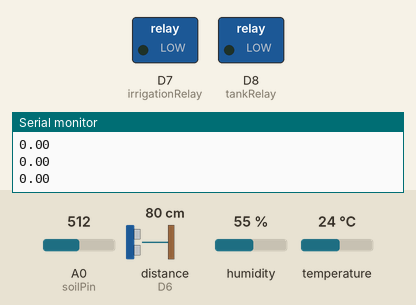
Simulated run of this sketch. Board: ESP8266 (NodeMCU). Parts: switched loads named in the sketch (green lamp = pin HIGH), the last lines printed to the serial monitor. Wiring (inferred from the names in the program): ultrasonic range finder: trigger D5; echo D6. The test bench sets the inputs (shaded band); at power-on: A0 (soilPin) = 512, distance to the obstacle (sensor on D6) 80 cm, humidity 55 %, temperature 24 °C. The echo pulse lasts 58.3 µs per cm; WiFi joins after 1.5 s; servers stay silent unless stated; network time is answered at once with the bench clock; the local clock reads 2024-03-15 10:24:30 at power-on unless the sketch sets it; the Firebase database answers and starts empty; pins used as bus, display or sensor lines are not drawn.

Above: at 2.7 s.
2.8 s: A0 (soilPin) set to 545
4.8 s: A0 (soilPin) set to 575
At 6.8 s:
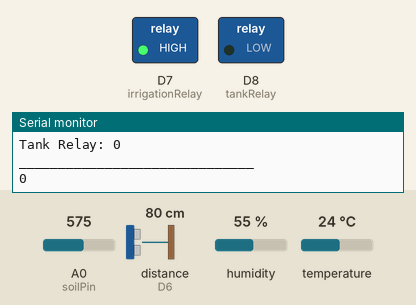
7.1 s: A0 (soilPin) set to 306
At 8.8 s:
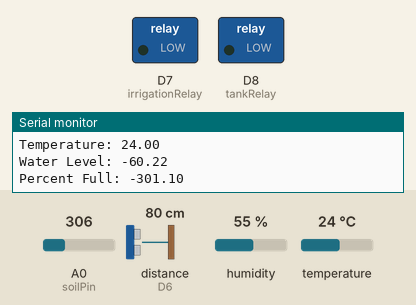
9.7 s: A0 (soilPin) set to 716
At 11.9 s:
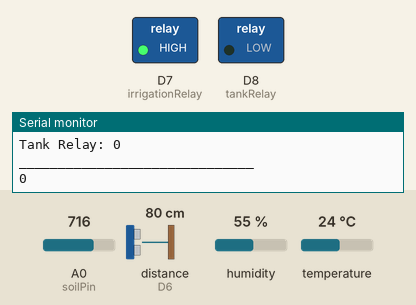
Timing chart, 0 to 13.2 s (numbered marks = the images above; inputs shaded):
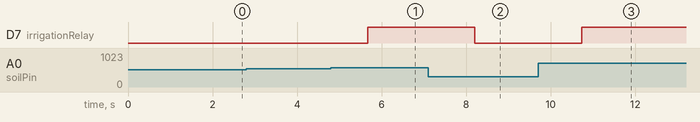

Measured:
- the behaviour switches between 558 and 559 on A0 (soilPin) (found by bisection; images 0 and 1)
- after the input at 4.8 s, D7 (irrigationRelay): LOW → HIGH after 0.87 s
- after the input at 7.1 s, D7 (irrigationRelay): HIGH → LOW after 1.1 s
- after the input at 9.7 s, D7 (irrigationRelay): LOW → HIGH after 1.0 s

The sketch:

dht_firebase.ino
```cpp
#include <DHT.h>
#include <NTPClient.h>
#include <WiFiUdp.h>
#include <Arduino.h>
#if defined(ESP32)
#include <WiFi.h>
#elif defined(ESP8266)
#include <ESP8266WiFi.h>
#endif
#include <Firebase_ESP_Client.h>

#define DHTPIN 4  //D2
#define DHTTYPE DHT11
#define trigPin D5  //D5 14
#define echoPin D6  //D6 12
#define soilPin A0
#define tankRelay 15        //D8
#define irrigationRelay 13  //D7

float duration, distance;
float moisture;
float tankDepth = 20.0;  //In centimetres
float waterLevel;

float upperMoisture = 70.0;
float lowerMoisture = 50.0;
float upperWaterLevel = 60.0;
float lowerWaterLevel = 20.0;

DHT dht(DHTPIN, DHTTYPE);

//Provide the token generation process info.
#include "addons/TokenHelper.h"
//Provide the RTDB payload printing info and other helper functions.
#include "addons/RTDBHelper.h"

// Insert your network credentials
#define WIFI_SSID "CHELIZ"
#define WIFI_PASSWORD "Seiko555"

// Insert Firebase project API Key
#define API_KEY "AIzaSyBtyicIbpKhu_iU6jB-wnNuhvwYc42oBoA"

// Insert RTDB URLefine the RTDB URL */
#define DATABASE_URL "https://dht11-2f7c5-default-rtdb.firebaseio.com/"

//Define Firebase Data object
FirebaseData fbdo;

FirebaseAuth auth;
FirebaseConfig config;

//unsigned long sendDataPrevMillis = 0;
//int count = 0;
bool signupOK = false;

WiFiUDP ntpUDP;

// You can specify the time server pool and the offset (in seconds, can be
// changed later with setTimeOffset() ). Additionally you can specify the
// update interval (in milliseconds, can be changed using setUpdateInterval() ).
NTPClient timeClient(ntpUDP, "europe.pool.ntp.org", 10800, 60000);

void setup() {
  pinMode(DHTPIN, INPUT);
  dht.begin();
  Serial.begin(9600);
  pinMode(trigPin, OUTPUT);          // Sets the trigPin as an Output
  pinMode(echoPin, INPUT);           // Sets the echoPin as an Input
  pinMode(irrigationRelay, OUTPUT);  //Sets the relay as an Output
  pinMode(tankRelay, OUTPUT);        //Sets the relay as an Output
  pinMode(soilPin, INPUT);           //Sets the soilPin as an Input
  WiFi.begin(WIFI_SSID, WIFI_PASSWORD);
  Serial.print("Connecting to Wi-Fi");
  while (WiFi.status() != WL_CONNECTED) {
    Serial.print(".");
    delay(300);
  }

  timeClient.begin();

  Serial.println();
  Serial.print("Connected with IP: ");
  Serial.println(WiFi.localIP());
  Serial.println();

  /* Assign the api key (required) */
  config.api_key = API_KEY;

  /* Assign the RTDB URL (required) */
  config.database_url = DATABASE_URL;

  /* Sign up */
  if (Firebase.signUp(&config, &auth, "", "")) {
    Serial.println("ok");
    signupOK = true;
  } else {
    Serial.printf("%s\n", config.signer.signupError.message.c_str());
  }

  /* Assign the callback function for the long running token generation task */
  config.token_status_callback = tokenStatusCallback;  //see addons/TokenHelper.h

  Firebase.begin(&config, &auth);
  Firebase.reconnectWiFi(true);
}

void loop() {
  if (Firebase.ready() && signupOK) {
    if (Firebase.RTDB.get(&fbdo, "/upperMoisture")) {

      if (fbdo.dataTypeEnum() == firebase_rtdb_data_type_integer) {
        upperMoisture = fbdo.to<int>();
        Serial.println(fbdo.to<int>());
      }

    } else {
      Serial.println(fbdo.errorReason());
    }

    if (Firebase.RTDB.get(&fbdo, "/lowerMoisture")) {

      if (fbdo.dataTypeEnum() == firebase_rtdb_data_type_integer) {
        lowerMoisture = fbdo.to<int>();
        Serial.println(fbdo.to<int>());
      }

    } else {
      Serial.println(fbdo.errorReason());
    }

    if (Firebase.RTDB.get(&fbdo, "/upperWaterLevel")) {

      if (fbdo.dataTypeEnum() == firebase_rtdb_data_type_integer) {
        upperWaterLevel = fbdo.to<int>();
        Serial.println(fbdo.to<int>());
      }

    } else {
      Serial.println(fbdo.errorReason());
    }

    if (Firebase.RTDB.get(&fbdo, "/lowerWaterLevel")) {

      if (fbdo.dataTypeEnum() == firebase_rtdb_data_type_integer) {
        lowerWaterLevel = fbdo.to<int>();
        Serial.println(fbdo.to<int>());
      }

    } else {
      Serial.println(fbdo.errorReason());
    }

  } else {
    Serial.println("GET failed");
  }
  Serial.println(upperMoisture);
  Serial.println(lowerMoisture);
  Serial.println(upperWaterLevel);
  Serial.println(lowerWaterLevel);
  delay(1000);

  //Get water level
  digitalWrite(trigPin, LOW);
  delayMicroseconds(2);
  digitalWrite(trigPin, HIGH);
  delayMicroseconds(10);
  digitalWrite(trigPin, LOW);

  duration = pulseIn(echoPin, HIGH);
  distance = (duration / 2) * 0.0344;

  waterLevel = tankDepth - distance;
  Serial.println(distance);
  Serial.println(waterLevel);
  if ((waterLevel >= 0.0) & (waterLevel <= tankDepth)) {
    if (waterLevel <= ((lowerWaterLevel / 100.0) * tankDepth)) {
      //ON
      digitalWrite(tankRelay, HIGH);
    } else if (waterLevel > ((lowerWaterLevel / 100.0) * tankDepth)) {
      //check pump state
      if (digitalRead(tankRelay) == 0) {
        //pump = 0
        digitalWrite(tankRelay, LOW);
      } else if (digitalRead(tankRelay) == 1) {
        if (waterLevel <= ((upperWaterLevel / 100.0) * tankDepth)) {
          //pump = on
          digitalWrite(tankRelay, HIGH);
        } else if (waterLevel > ((upperWaterLevel / 100.0) * tankDepth)) {
          //pump = off
          digitalWrite(tankRelay, LOW);
        }
      }
    }
  } else {
    //pump = 0
    digitalWrite(tankRelay, LOW);
  }

  // Get soil moisture
  moisture = analogRead(soilPin);  //Read analog moisture
  Serial.println(moisture);
  moisture = constrain(moisture, 330, 560);    //Keep the ranges!
  moisture = map(moisture, 330, 560, 100, 0);  //Map moisture : 330 will be 100% (wet soil) and 560 will be 0% (dry soil)

  if (moisture <= lowerMoisture) {
    //ON
    digitalWrite(irrigationRelay, HIGH);
  } else if (moisture > lowerMoisture) {
    //check pump state
    if (digitalRead(irrigationRelay) == 0) {
      //pump = 0
      digitalWrite(irrigationRelay, LOW);
    } else if (digitalRead(irrigationRelay) == 1) {
      if (moisture <= upperMoisture) {
        //pump = on
        digitalWrite(irrigationRelay, HIGH);
      } else if (moisture > upperMoisture) {
        //pump = off
        digitalWrite(irrigationRelay, LOW);
      }
    }
  }


  timeClient.update();

  Serial.println(timeClient.getFormattedTime());

  float h = dht.readHumidity();
  //Serial.println(h);

  float t = dht.readTemperature();
  //Serial.println(t);

  if (Firebase.ready() && signupOK) {
    if (Firebase.RTDB.setFloat(&fbdo, "humidity/" + timeClient.getFormattedTime(), h)) {
      //      Serial.println("PASSED");
      Serial.print("Humidity: ");
      Serial.println(h);

    } else {
      Serial.println("FAILED");
      Serial.println("REASON: " + fbdo.errorReason());
    }

    // Write an Float number on the database path test/float
    if (Firebase.RTDB.setFloat(&fbdo, "temperature/" + timeClient.getFormattedTime(), t)) {
      //      Serial.println("PASSED");
      Serial.print("Temperature: ");
      Serial.println(t);
    } else {
      Serial.println("FAILED");
      Serial.println("REASON: " + fbdo.errorReason());
    }

    // Write an Float number on the database path test/float
    float percentFull = (waterLevel / tankDepth) * 100.0;
    if (Firebase.RTDB.setFloat(&fbdo, "percentFull/" + timeClient.getFormattedTime(), percentFull)) {
      //Serial.println("PASSED");
      Serial.print("Water Level: ");
      Serial.println(waterLevel);
      Serial.print("Percent Full: ");
      Serial.println(percentFull);
    } else {
      Serial.println("FAILED");
      Serial.println("REASON: " + fbdo.errorReason());
    }

    // Write an Float number on the database path test/float
    if (Firebase.RTDB.setFloat(&fbdo, "moisture/" + timeClient.getFormattedTime(), moisture)) {
      //Serial.println("PASSED");
      Serial.print("Moisture: ");
      Serial.println(moisture);
    } else {
      Serial.println("FAILED");
      Serial.println("REASON: " + fbdo.errorReason());
    }

    // Write an Float number on the database path test/float
    if (Firebase.RTDB.setFloat(&fbdo, "irrigationRelay/" + timeClient.getFormattedTime(), digitalRead(irrigationRelay))) {
      //      Serial.println("PASSED");
      Serial.print("Irrigation Relay: ");
      Serial.println(digitalRead(irrigationRelay));
    } else {
      Serial.println("FAILED");
      Serial.println("REASON: " + fbdo.errorReason());
    }

    // Write an Float number on the database path test/float
    if (Firebase.RTDB.setFloat(&fbdo, "tankRelay/" + timeClient.getFormattedTime(), digitalRead(tankRelay))) {
      //Serial.println("PASSED");
      Serial.print("Tank Relay: ");
      Serial.println(digitalRead(tankRelay));
    } else {
      Serial.println("FAILED");
      Serial.println("REASON: " + fbdo.errorReason());
    }
  }

  Serial.println("______________________________");
}
```
